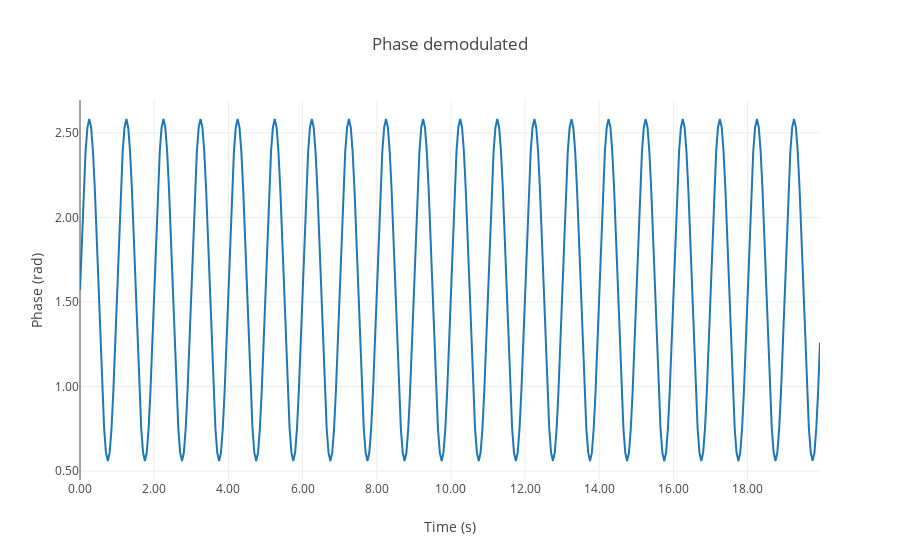

Notebook code for this chart:
### Code cell
polar = go.Scatter(
    x=time_matrix[0, 0, :],
    y=demod,
    #name='I',
)

data = [polar]

layout = go.Layout(
    title='Phase demodulated',
    xaxis=dict(tickformat='.2f', title='Time (s)'),
    yaxis=dict(tickformat='.2f', title='Phase (rad)'),
)

fig = go.Figure(data, layout=layout)
iplot(fig, filename='Demodulated.html')

### Figure 1 — Plotly figure (JSON) as saved in the notebook; plotly's stock layout.template omitted (floating-point values rounded to 4 significant figures; data arrays with more than 128 entries replaced by an {"elided": "..."} marker saying what was removed)
{"data": [{"type": "scatter", "uid": "d5e7761d-f747-420d-966b-146e573d5d87", "x": {"elided": "400 float values"}, "y": {"elided": "400 float values"}}], "layout": {"title": {"text": "Phase demodulated"}, "xaxis": {"tickformat": ".2f", "title": {"text": "Time (s)"}}, "yaxis": {"tickformat": ".2f", "title": {"text": "Phase (rad)"}}}}
